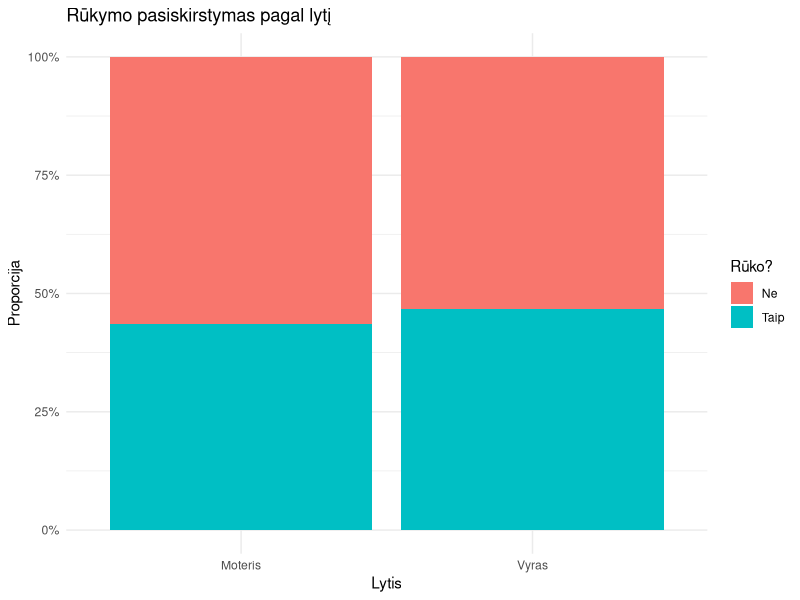

Generate this figure with R:
## ---- chunk 1
# Sukuriame pavyzdinius duomenis
stuff <- data.frame(
  lytis = sample(c("Vyras", "Moteris"), 100, replace = TRUE),
  ruko = sample(c("Taip", "Ne"), 100, replace = TRUE)
)

# Atliekame testą
chisq.test(table(stuff$lytis, stuff$ruko))
## ---- chunk 2
# Sukuriame mažą lentelę
maza_lentele <- matrix(c(3, 2, 1, 4), nrow = 2)
fisher.test(maza_lentele)
## ---- chunk 3
library(ggplot2)

ggplot(stuff, aes(x = lytis, fill = ruko)) +
  geom_bar(position = "fill") +
  labs(
    title = "Rūkymo pasiskirstymas pagal lytį",
    x = "Lytis",
    y = "Proporcija",
    fill = "Rūko?"
  ) +
  scale_y_continuous(labels = scales::percent) +
  theme_minimal()
